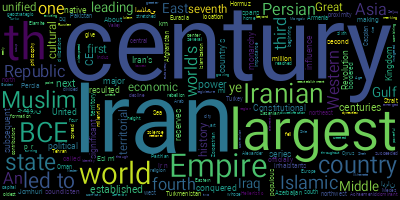

Source code (Python):
from wordcloud_fa import WordCloudFa

wodcloud = WordCloudFa(persian_normalize=True, include_numbers=False)
text = ""
with open('english-example.txt', 'r') as file:
    text = file.read()
wc = wodcloud.generate(text)
image = wc.to_image()
image.show()
image.save('english-example.png')
